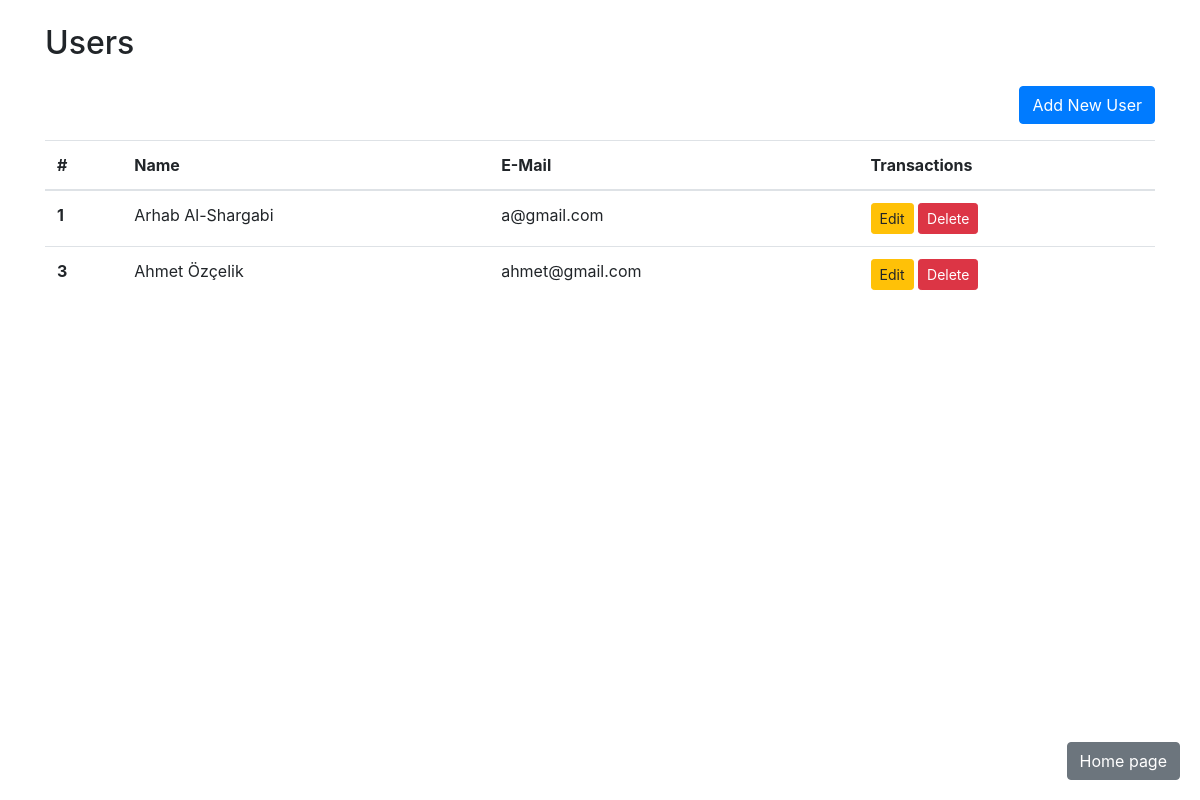
The app's page /yonetici_kullanicilar.php (signed in) with its own data.
### tables this page shows
CREATE TABLE `users` (
  `id` int(11) NOT NULL,
  `name` varchar(255) NOT NULL,
  `email` varchar(255) NOT NULL,
  `password` varchar(255) NOT NULL,
  `role` varchar(255) NOT NULL
);

### yonetici_kullanicilar.php (the view, shortened to what this page needs)
<?php
$servername = "localhost";
$username = "root";
$password = "";
$database = "stokapp";
$conn = new mysqli($servername, $username, $password, $database);
$sql = "SELECT * FROM users";
$result = $conn->query($sql);
$users = array();
if ($result->num_rows > 0) {
    while ($row = $result->fetch_assoc()) {
        $users[] = $row;
    }
}
?>
<!DOCTYPE html>
<html lang="en">
<head>
  <link href="https://maxcdn.bootstrapcdn.com/bootstrap/4.5.2/css/bootstrap.min.css" rel="stylesheet">
</head>
<body>
  <div class="container">
    <div class="row">
      <div class="col-md-12">
        <h2 class="mt-4 mb-4">Users</h2>
        <div class="text-right mb-3">
          <button type="button" class="btn btn-primary" data-toggle="modal" data-target="#addUserModal">Add New User</button>
        </div>
        <table class="table">
          <thead>
            <tr>
              <th scope="col">#</th>
              <th scope="col">Name</th>
              <th scope="col">E-Mail</th>
              <th scope="col">Transactions</th>
            </tr>
          </thead>
          <tbody>
            <?php foreach ($users as $user): ?>
              <tr>
                <th scope="row"><?php echo $user['id']; ?></th>
                <td><?php echo $user['name']; ?></td>
                <td><?php echo $user['email']; ?></td>
                <td>
                  <a href="kullanici_duzenle.php?id=<?php echo $user['id']; ?>" class="btn btn-sm btn-warning">Edit</a>
                  <a href="kullanici_sil.php?id=<?php echo $user['id']; ?>" class="btn btn-sm btn-danger">Delete</a>
                </td>
              </tr>
            <?php endforeach; ?>
          </tbody>
        </table>
      </div>
    </div>
  </div>
    <a href="yonetici_anasayfa.php" class="btn btn-secondary return-button">Home page</a>
</body>
</html>

### yonetici_kullanicilar.php (style rules this page uses)
.return-button { position: fixed; bottom: 20px; right: 20px; z-index: 99; }

### records on screen
users: id "1", name "Arhab Al-Shargabi", email "a@gmail.com"
users: id "3", name "Ahmet Özçelik", email "ahmet@gmail.com"
